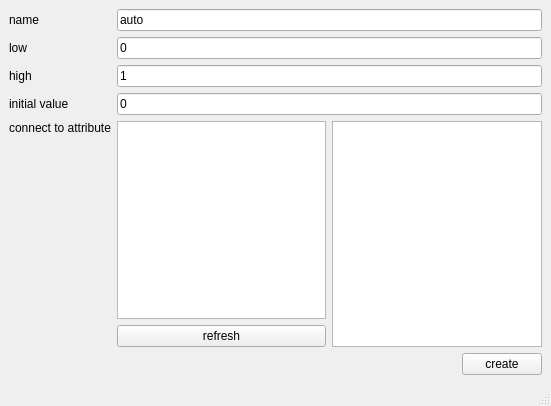
<?xml version="1.0" encoding="UTF-8"?>
<ui version="4.0">
 <class>jt_y_slider</class>
 <widget class="QMainWindow" name="jt_y_slider">
  <property name="geometry">
   <rect>
    <x>0</x>
    <y>0</y>
    <width>551</width>
    <height>406</height>
   </rect>
  </property>
  <property name="windowTitle">
   <string>MainWindow</string>
  </property>
  <widget class="QWidget" name="centralwidget">
   <layout class="QVBoxLayout" name="verticalLayout">
    <item>
     <layout class="QGridLayout" name="gridLayout">
      <item row="0" column="1">
       <widget class="QLineEdit" name="jt_y_slide_name_field">
        <property name="text">
         <string>auto</string>
        </property>
       </widget>
      </item>
      <item row="0" column="0">
       <widget class="QLabel" name="label">
        <property name="text">
         <string>name</string>
        </property>
       </widget>
      </item>
      <item row="1" column="0">
       <widget class="QLabel" name="label_2">
        <property name="text">
         <string>low</string>
        </property>
       </widget>
      </item>
      <item row="2" column="1">
       <widget class="QLineEdit" name="jt_y_slide_high_field">
        <property name="text">
         <string>1</string>
        </property>
       </widget>
      </item>
      <item row="1" column="1">
       <widget class="QLineEdit" name="jt_y_slide_low_field">
        <property name="text">
         <string>0</string>
        </property>
       </widget>
      </item>
      <item row="3" column="0">
       <widget class="QLabel" name="label_4">
        <property name="text">
         <string>initial value</string>
        </property>
       </widget>
      </item>
      <item row="3" column="1">
       <widget class="QLineEdit" name="jt_y_slide_init_value_field">
        <property name="text">
         <string>0</string>
        </property>
       </widget>
      </item>
      <item row="4" column="0">
       <layout class="QVBoxLayout" name="verticalLayout_3">
        <item>
         <widget class="QLabel" name="label_5">
          <property name="text">
           <string>connect to attribute</string>
          </property>
         </widget>
        </item>
        <item>
         <spacer name="verticalSpacer_2">
          <property name="orientation">
           <enum>Qt::Vertical</enum>
          </property>
          <property name="sizeHint" stdset="0">
           <size>
            <width>20</width>
            <height>40</height>
           </size>
          </property>
         </spacer>
        </item>
       </layout>
      </item>
      <item row="2" column="0">
       <widget class="QLabel" name="label_3">
        <property name="text">
         <string>high</string>
        </property>
       </widget>
      </item>
      <item row="4" column="1">
       <layout class="QHBoxLayout" name="horizontalLayout_5">
        <item>
         <layout class="QVBoxLayout" name="verticalLayout_2">
          <item>
           <widget class="QListWidget" name="jt_y_slider_node_list"/>
          </item>
          <item>
           <widget class="QPushButton" name="pushButton">
            <property name="maximumSize">
             <size>
              <width>100000</width>
              <height>16777215</height>
             </size>
            </property>
            <property name="text">
             <string>refresh</string>
            </property>
            <property name="+c" stdset="0">
             <string>'import jt_y_slider;jt_y_slider.ui_refresh_nodes()' </string>
            </property>
           </widget>
          </item>
         </layout>
        </item>
        <item>
         <widget class="QListWidget" name="jt_y_slider_attr_list"/>
        </item>
       </layout>
      </item>
     </layout>
    </item>
    <item>
     <layout class="QHBoxLayout" name="horizontalLayout_2">
      <item>
       <spacer name="horizontalSpacer">
        <property name="orientation">
         <enum>Qt::Horizontal</enum>
        </property>
        <property name="sizeHint" stdset="0">
         <size>
          <width>40</width>
          <height>20</height>
         </size>
        </property>
       </spacer>
      </item>
      <item>
       <widget class="QPushButton" name="pushButton_2">
        <property name="text">
         <string>   create   </string>
        </property>
        <property name="+c" stdset="0">
         <string>'import jt_y_slider;jt_y_slider.ui_create()' </string>
        </property>
       </widget>
      </item>
     </layout>
    </item>
   </layout>
  </widget>
  <widget class="QStatusBar" name="statusbar"/>
 </widget>
 <tabstops>
  <tabstop>jt_y_slide_name_field</tabstop>
  <tabstop>jt_y_slide_low_field</tabstop>
  <tabstop>jt_y_slide_high_field</tabstop>
  <tabstop>jt_y_slide_init_value_field</tabstop>
  <tabstop>pushButton_2</tabstop>
  <tabstop>jt_y_slider_attr_list</tabstop>
  <tabstop>pushButton</tabstop>
  <tabstop>jt_y_slider_node_list</tabstop>
 </tabstops>
 <resources/>
 <connections/>
</ui>
